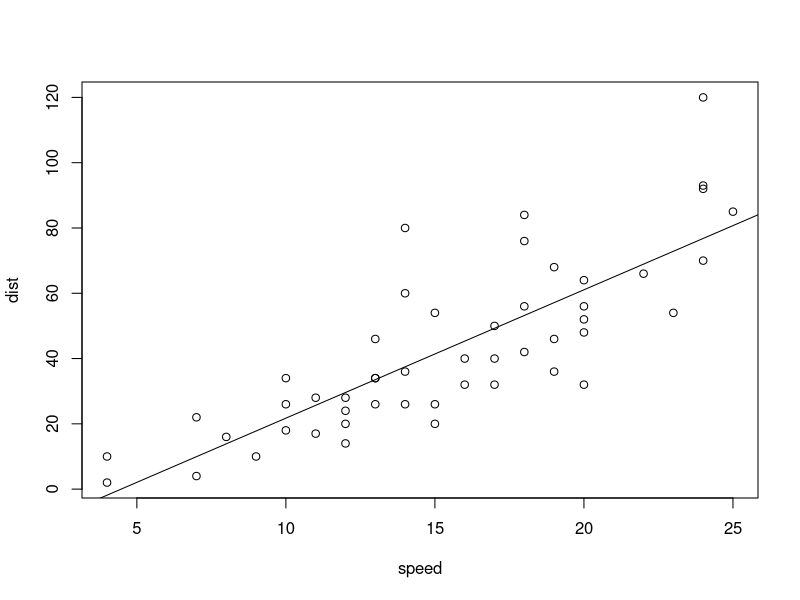
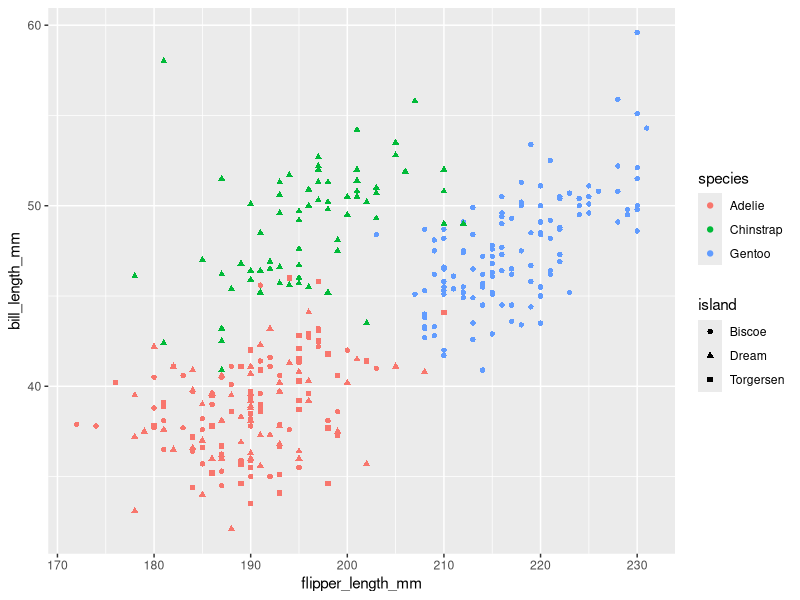

Reproduce these figures in R, in order.
## ---- chunk 1
library(palmerpenguins)
library(tidyverse)
## ---- chunk 2
fit = lm(dist ~ speed, data = cars)
b   = coef(fit)
plot(cars)
abline(fit)

ggplot(data = penguins,aes(x=flipper_length_mm,y=bill_length_mm,color = species,shape = island))+
  geom_point()

